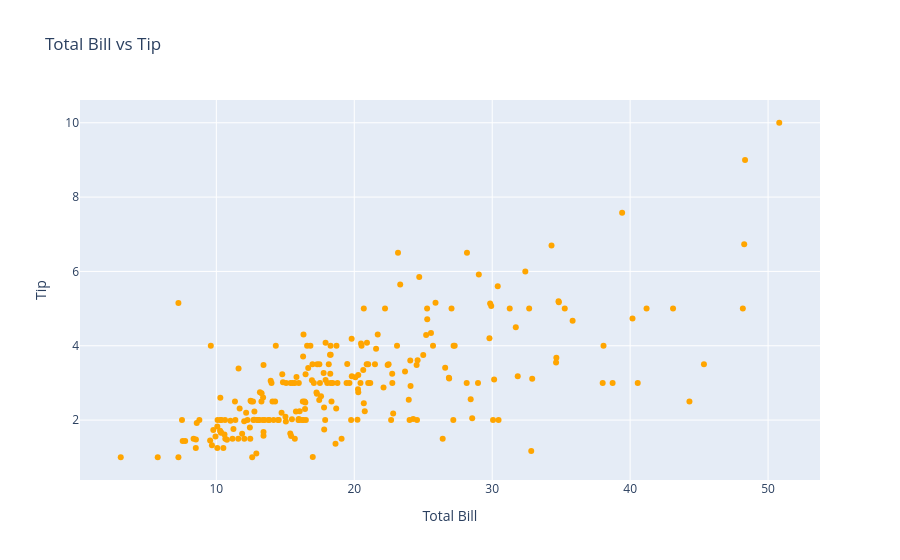

Notebook cell for this chart:
### Code cell
import plotly.graph_objects as go

fig = go.Figure()

fig.add_trace(go.Scatter(
    x=tips["total_bill"],
    y=tips["tip"],
    mode="markers",
    marker=dict(color="orange")
))

fig.update_layout(
    title="Total Bill vs Tip",
    xaxis_title="Total Bill",
    yaxis_title="Tip"
)

fig.show()

### Figure 1 — Plotly figure (JSON) as saved in the notebook; plotly's stock layout.template omitted (floating-point values rounded to 4 significant figures; data arrays with more than 128 entries replaced by an {"elided": "..."} marker saying what was removed)
{"data": [{"marker": {"color": "orange"}, "mode": "markers", "type": "scatter", "x": {"elided": "244 float values"}, "y": {"elided": "244 float values"}}], "layout": {"title": {"text": "Total Bill vs Tip"}, "xaxis": {"title": {"text": "Total Bill"}}, "yaxis": {"title": {"text": "Tip"}}}}
